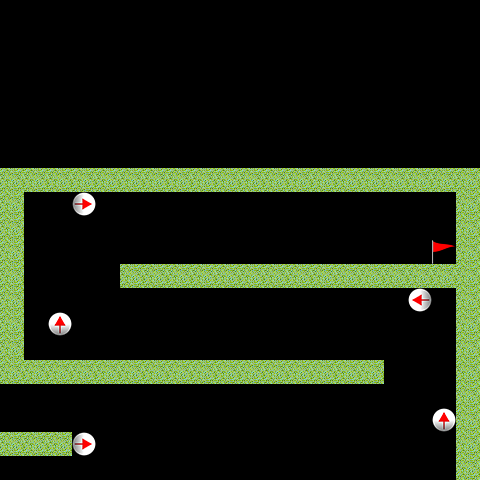

This game map was drawn from its Tiled (.tmx) file and the tilesets committed beside it. A one-line description and the trimmed map source follow:
An orthogonal 20x20 tile map with 24x24 px tiles, 2 tile layers (Terrain, CollisionObj), 2 tilesets.

<map version="1.0" orientation="orthogonal" renderorder="right-down" width="20" height="20" tilewidth="24" tileheight="24" nextobjectid="12">
 <tileset firstgid="1" source="terrain.tsx" />
 <tileset firstgid="17" name="objects" tilewidth="24" tileheight="24" tilecount="10" columns="10">
  <image source="object.png" width="240" height="24" />
  <tile id="0">
   <properties>
    <property name="animation" value="hazard.png" />
    <property name="animationCount" value="2" />
    <property name="category" value="2" />
   </properties>
  </tile>
  <tile id="1">
   <properties>
    <property name="category" value="4" />
   </properties>
  </tile>
  <tile id="2">
   <properties>
    <property name="category" value="8" />
   </properties>
  </tile>
  <tile id="3">
   <properties>
    <property name="category" value="16" />
   </properties>
  </tile>
  <tile id="4">
   <properties>
    <property name="category" value="32" />
   </properties>
  </tile>
  <tile id="5">
   <properties>
    <property name="category" type="int" value="44" />
   </properties>
  </tile>
  <tile id="6">
   <properties>
    <property name="category" type="int" value="64" />
   </properties>
  </tile>
 </tileset>
 <layer name="Terrain" width="20" height="20">
  <data>[400 cells, 72 non-empty, 1 distinct tile ids]</data>
 </layer>
 <layer name="CollisionObj" width="20" height="20">
  <data>[400 cells, 6 non-empty, 4 distinct tile ids]</data>
 </layer>
</map>
